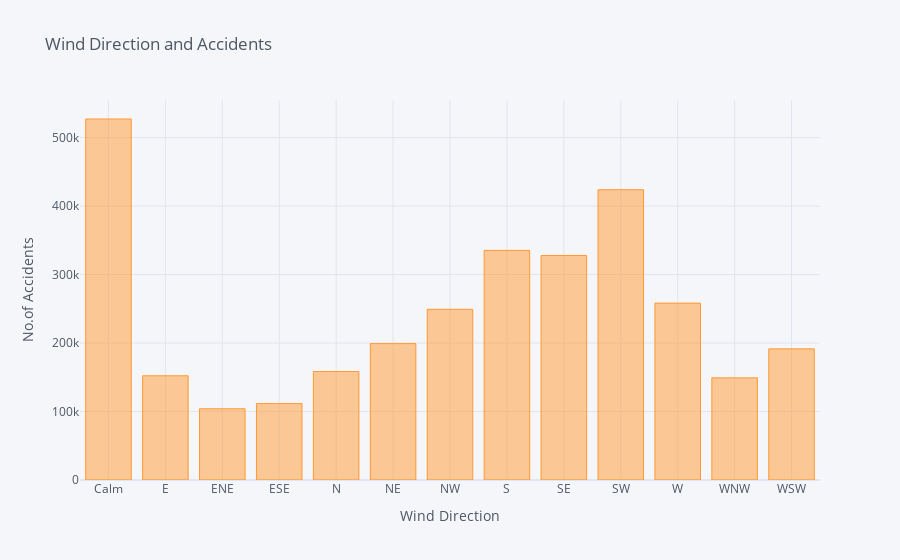

Notebook code cell kept with this figure:
### Code cell
wi_d["acci_count"].iplot(kind="bar", title = "Wind Direction and Accidents", xTitle="Wind Direction",
         yTitle="No.of Accidents",
         opacity=0.5)

### Figure 1 — Plotly figure (JSON) as saved in the notebook; plotly's stock layout.template omitted (floating-point values rounded to 4 significant figures)
{"data": [{"marker": {"color": "rgba(255, 153, 51, 0.5)", "line": {"color": "rgba(255, 153, 51, 1.0)", "width": 1}}, "name": "acci_count", "orientation": "v", "text": "", "type": "bar", "x": ["Calm", "E", "ENE", "ESE", "N", "NE", "NW", "S", "SE", "SW", "W", "WNW", "WSW"], "y": [527083, 152183, 103981, 111540, 158362, 199130, 249279, 335284, 327827, 423837, 258280, 149162, 191472]}], "layout": {"legend": {"bgcolor": "#F5F6F9", "font": {"color": "#4D5663"}}, "paper_bgcolor": "#F5F6F9", "plot_bgcolor": "#F5F6F9", "title": {"font": {"color": "#4D5663"}, "text": "Wind Direction and Accidents"}, "xaxis": {"gridcolor": "#E1E5ED", "showgrid": true, "tickfont": {"color": "#4D5663"}, "title": {"font": {"color": "#4D5663"}, "text": "Wind Direction"}, "zerolinecolor": "#E1E5ED"}, "yaxis": {"gridcolor": "#E1E5ED", "showgrid": true, "tickfont": {"color": "#4D5663"}, "title": {"font": {"color": "#4D5663"}, "text": "No.of Accidents"}, "zerolinecolor": "#E1E5ED"}}}
